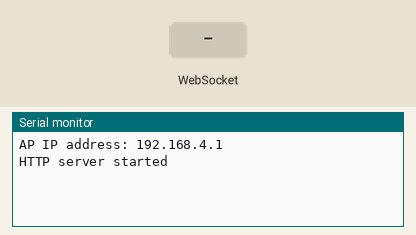
This sketch was run on a simulated ESP8266 (NodeMCU). On the bench: the last lines printed to the serial monitor. Inputs (shaded band) come from the test bench.

Above: at 1.2 s.
1.3 s: WebSocket text "0" received
At 1.8 s:
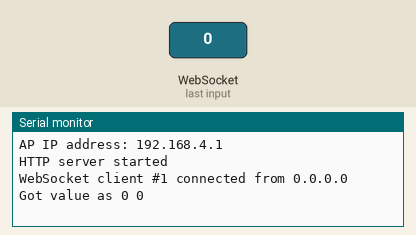
2.8 s: WebSocket text "5" received
At 4.1 s:
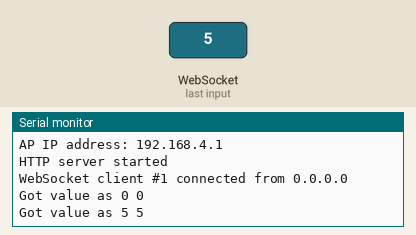

Measured:
- after the input at 1.3 s, the serial monitor: prints a new line at once (image 1)
- after the input at 2.8 s, the serial monitor: prints a new line at once (image 2)

The sketch:

sketch_20-48.ino
```cpp
#include <Arduino.h>
#ifdef ESP32
#include <WiFi.h>
#include <AsyncTCP.h>
#elif defined(ESP8266)
#include <ESP8266WiFi.h>
#include <ESPAsyncTCP.h>
#endif
#include <ESPAsyncWebServer.h>

#define UP 1
#define DOWN 2
#define LEFT 3
#define RIGHT 4

#define STOP 0

#define FRONT_RIGHT_MOTOR 0
#define BACK_RIGHT_MOTOR 1
#define FRONT_LEFT_MOTOR 2
#define BACK_LEFT_MOTOR 3

#define FORWARD 1
#define BACKWARD -1

struct MOTOR_PINS
{
  int pinIN1;
  int pinIN2;
};


const char* ssid     = "MyWiFiCar";
const char* password = "12345678";

AsyncWebServer server(80);
AsyncWebSocket ws("/ws");


const char* htmlHomePage PROGMEM = R"HTMLHOMEPAGE(
<!DOCTYPE html>
<html lang="en">
<head>
    <meta charset="UTF-8">
    <meta http-equiv="X-UA-Compatible" content="IE=edge">
    <meta name="viewport" content="width=device-width, initial-scale=1.0, minimum-scale=1.0 ,maximum-scale=1.0, user-scalable=no" />
    <title>Esp Car
    </title>
    <style>
        *{
            padding: 0;
            margin: 0;
        }
        body{
            background-color: #ffffff;
        }
        .container{
            display: grid;
            background-color: #dee2e6;
            grid-template-columns: 1fr 4fr 4fr 1fr;
            grid-template-rows: 10vh 85vh 5vh;
            grid-template-areas:
            "title title title title"
            ". main main . "
            " footer footer footer footer";
        }
        .title{
            display: grid;
            background-color: #adb5bd;
            grid-area: title;
            text-align: center;

        }
        .t{
            place-self: center;
            color: #252422;
        }
        .main{
            display: grid;
            grid-area: main;
            align-items: center;
            place-self: center;

        }
        .wrapperSter{
            display: grid;
            grid-template-columns: 1fr 2fr 1fr;
            grid-template-rows: 1fr 1fr;
            grid-template-areas:
            ". arrowUp ."
            "arrowLeft arrowDown arrowRight";
            column-gap: 5px;
            row-gap: 5px;
        }
        .footer{
            grid-area: footer;
            background-color: #ced4da;
            color: #252422;
            font-size: xx-small;

        }
        .arrowUp{
            grid-area: arrowUp;
            justify-self: center;

        }
        .arrowDown{
            grid-area: arrowDown;
            justify-self: center;

        }
        .arrowLeft{
            grid-area: arrowLeft;
            justify-self: center;
        }
        .arrowRight{
            grid-area: arrowRight;
            justify-self: center;
        }
        .box-btn{
            display: grid;
            background-color: #003049;
            color: #d62828;
            width: 90px;
            height: 90px;
            border-radius: 10px;
        }
        .btn{
            place-self: center;
            text-align: center;
        }
        .noselect {
      -webkit-touch-callout: none; /* iOS Safari */
        -webkit-user-select: none; /* Safari */
         -khtml-user-select: none; /* Konqueror HTML */
           -moz-user-select: none; /* Firefox */
            -ms-user-select: none; /* Internet Explorer/Edge */
                user-select: none; /* Non-prefixed version, currently
                                      supported by Chrome and Opera */
    }
    </style>
</head>
<body class="noselect">
    <div class="container">
        <div class="title">
            <div class="t">
                🚨🔥🏎🚀🔥🚨
            </div>
        </div>
        <div class="main">
            <div class="wrapperSter">
                <div class="arrowUp">
                    <div class="box-btn" ontouchstart='onTouchStartAndEnd("1")' ontouchend='onTouchStartAndEnd("0")'>
                        <div class="btn">
                            <span class="arrows" >&#8679;</span>
                        </div>
                    </div>
                </div>
                <div class="arrowLeft">
                    <div class="box-btn" ontouchstart='onTouchStartAndEnd("3")' ontouchend='onTouchStartAndEnd("0")'>
                    <div class="btn">
                        &#8678;
                    </div>
                </div></div>
                <div class="arrowDown">
                    <div class="box-btn" ontouchstart='onTouchStartAndEnd("2")' ontouchend='onTouchStartAndEnd("0")'>
                    <div class="btn">
                        &#8681;
                    </div>
                </div></div>
                <div class="arrowRight">
                    <div class="box-btn" ontouchstart='onTouchStartAndEnd("4")' ontouchend='onTouchStartAndEnd("0")'>
                    <div class="btn">
                        &#8680;
                    </div>
                </div></div>
            </div>
        </div>
        <div class="footer">Lorem ipsum dolor sit amet.</div>
    </div>
    <script>
      var webSocketUrl = "ws:\/\/" + window.location.hostname + "/ws";
      var websocket;

      function initWebSocket()
      {
        websocket = new WebSocket(webSocketUrl);
        websocket.onopen    = function(event){};
        websocket.onclose   = function(event){setTimeout(initWebSocket, 2000);};
        websocket.onmessage = function(event){};
      }
      function onTouchStartAndEnd(value)
      {
        websocket.send(value);
      }

      window.onload = initWebSocket;
      document.getElementById("mainTable").addEventListener("touchend", function(event){
        event.preventDefault()
      });
    </script>

  </body>
</html>
)HTMLHOMEPAGE";


void rotateMotor(int motorNumber, int motorDirection)
{

}
void processCarMovement(String inputValue)
{
  Serial.printf("Got value as %s %d\n", inputValue.c_str(), inputValue.toInt());
  switch(inputValue.toInt())
  {

    case UP:
      rotateMotor(FRONT_RIGHT_MOTOR, FORWARD);
      rotateMotor(BACK_RIGHT_MOTOR, FORWARD);
      rotateMotor(FRONT_LEFT_MOTOR, FORWARD);
      rotateMotor(BACK_LEFT_MOTOR, FORWARD);
      break;

    case DOWN:
      rotateMotor(FRONT_RIGHT_MOTOR, BACKWARD);
      rotateMotor(BACK_RIGHT_MOTOR, BACKWARD);
      rotateMotor(FRONT_LEFT_MOTOR, BACKWARD);
      rotateMotor(BACK_LEFT_MOTOR, BACKWARD);
      break;

    case LEFT:
      rotateMotor(FRONT_RIGHT_MOTOR, FORWARD);
      rotateMotor(BACK_RIGHT_MOTOR, BACKWARD);
      rotateMotor(FRONT_LEFT_MOTOR, BACKWARD);
      rotateMotor(BACK_LEFT_MOTOR, FORWARD);
      break;

    case RIGHT:
      rotateMotor(FRONT_RIGHT_MOTOR, BACKWARD);
      rotateMotor(BACK_RIGHT_MOTOR, FORWARD);
      rotateMotor(FRONT_LEFT_MOTOR, FORWARD);
      rotateMotor(BACK_LEFT_MOTOR, BACKWARD);
      break;


    case STOP:
      rotateMotor(FRONT_RIGHT_MOTOR, STOP);
      rotateMotor(BACK_RIGHT_MOTOR, STOP);
      rotateMotor(FRONT_LEFT_MOTOR, STOP);
      rotateMotor(BACK_LEFT_MOTOR, STOP);
      break;

    default:
      rotateMotor(FRONT_RIGHT_MOTOR, STOP);
      rotateMotor(BACK_RIGHT_MOTOR, STOP);
      rotateMotor(FRONT_LEFT_MOTOR, STOP);
      rotateMotor(BACK_LEFT_MOTOR, STOP);
      break;
  }
}

void handleRoot(AsyncWebServerRequest *request)
{
  request->send_P(200, "text/html", htmlHomePage);
}

void handleNotFound(AsyncWebServerRequest *request)
{
    request->send(404, "text/plain", "File Not Found");
}


void onWebSocketEvent(AsyncWebSocket *server,
                      AsyncWebSocketClient *client,
                      AwsEventType type,
                      void *arg,
                      uint8_t *data,
                      size_t len)
{
  switch (type)
  {
    case WS_EVT_CONNECT:
      Serial.printf("WebSocket client #%u connected from %s\n", client->id(), client->remoteIP().toString().c_str());
      //client->text(getRelayPinsStatusJson(ALL_RELAY_PINS_INDEX));
      break;
    case WS_EVT_DISCONNECT:
      Serial.printf("WebSocket client #%u disconnected\n", client->id());
      processCarMovement("0");
      break;
    case WS_EVT_DATA:
      AwsFrameInfo *info;
      info = (AwsFrameInfo*)arg;
      if (info->final && info->index == 0 && info->len == len && info->opcode == WS_TEXT)
      {
        std::string myData = "";
        myData.assign((char *)data, len);
        processCarMovement(myData.c_str());
      }
      break;
    case WS_EVT_PONG:
    case WS_EVT_ERROR:
      break;
    default:
      break;
  }
}


void setup(void)
{

  Serial.begin(115200);

  WiFi.softAP(ssid, password);
  IPAddress IP = WiFi.softAPIP();
  Serial.print("AP IP address: ");
  Serial.println(IP);

  server.on("/", HTTP_GET, handleRoot);
  server.onNotFound(handleNotFound);

  ws.onEvent(onWebSocketEvent);
  server.addHandler(&ws);

  server.begin();
  Serial.println("HTTP server started");
}

void loop()
{
  ws.cleanupClients();
}
```

backup.ino
```cpp

```
